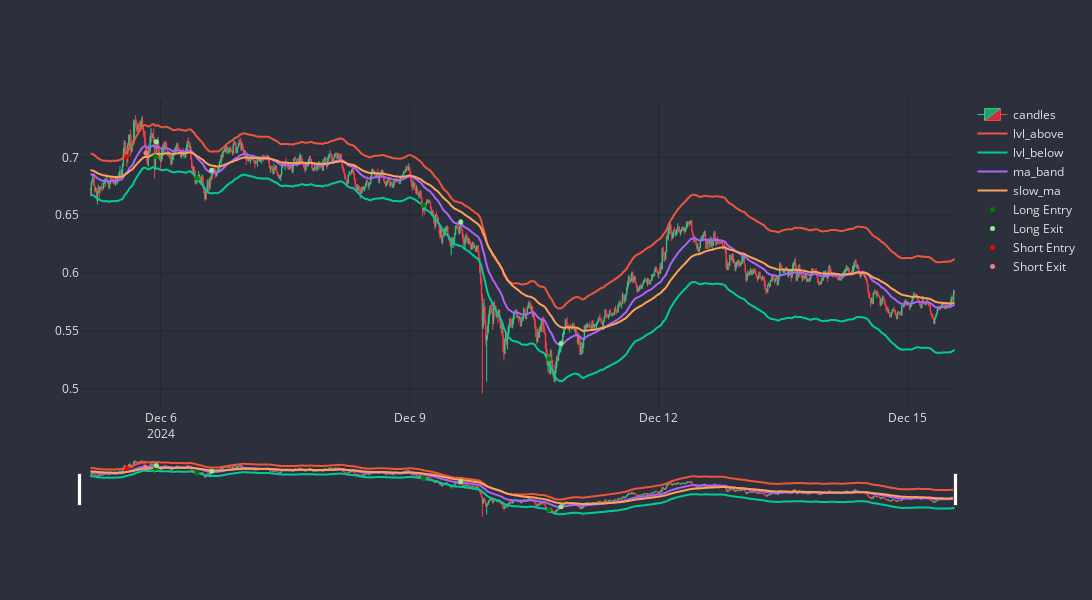

Notebook source saved alongside this figure:
### Code cell
strat.plot(-2200)

### Figure 1 — Plotly figure (JSON) as saved in the notebook; plotly's stock layout.template omitted (floating-point values rounded to 4 significant figures; data arrays with more than 128 entries replaced by an {"elided": "..."} marker saying what was removed)
{"data": [{"close": {"elided": "1000 float values"}, "decreasing": {"fillcolor": "#CC2E3C", "line": {"color": "#FF3A4C"}}, "high": {"elided": "1000 float values"}, "increasing": {"fillcolor": "#24A06B", "line": {"color": "#2EC886"}}, "line": {"width": 1}, "low": {"elided": "1000 float values"}, "name": "candles", "opacity": 1, "open": {"elided": "1000 float values"}, "type": "candlestick", "x": {"elided": "1000 str values"}}, {"line": {"shape": "spline", "width": 2}, "name": "lvl_above", "type": "scatter", "x": {"elided": "1000 str values"}, "y": {"elided": "1000 float values"}}, {"line": {"shape": "spline", "width": 2}, "name": "lvl_below", "type": "scatter", "x": {"elided": "1000 str values"}, "y": {"elided": "1000 float values"}}, {"line": {"shape": "spline", "width": 2}, "name": "ma_band", "type": "scatter", "x": {"elided": "1000 str values"}, "y": {"elided": "1000 float values"}}, {"line": {"shape": "spline", "width": 2}, "name": "slow_ma", "type": "scatter", "x": {"elided": "1000 str values"}, "y": {"elided": "1000 float values"}}, {"marker": {"color": "green", "size": 5}, "mode": "markers", "name": "Long Entry", "type": "scatter", "x": ["2024-12-05T22:30:00", "2024-12-06T10:30:00", "2024-12-09T04:00:00", "2024-12-10T16:15:00"], "y": [0.7007, 0.6821, 0.6585, 0.5259]}, {"marker": {"color": "lightgreen", "size": 5}, "mode": "markers", "name": "Long Exit", "type": "scatter", "x": ["2024-12-05T22:45:00", "2024-12-06T14:45:00", "2024-12-09T14:45:00", "2024-12-10T19:45:00"], "y": [0.7134, 0.6888, 0.6442, 0.5391]}, {"marker": {"color": "red", "size": 5}, "mode": "markers", "name": "Short Entry", "type": "scatter", "x": ["2024-12-05T14:15:00"], "y": [0.7007]}, {"marker": {"color": "lightcoral", "size": 5}, "mode": "markers", "name": "Short Exit", "type": "scatter", "x": ["2024-12-05T19:45:00"], "y": [0.7037]}], "layout": {"font": {"color": "#E1E1E1", "size": 12}, "height": 600, "paper_bgcolor": "#2C303C", "plot_bgcolor": "#2C303C", "width": 1200, "xaxis": {"gridcolor": "#1F292F", "nticks": 5, "rangeslider": {"visible": true}, "type": "date"}, "yaxis": {"gridcolor": "#1F292F"}}}
